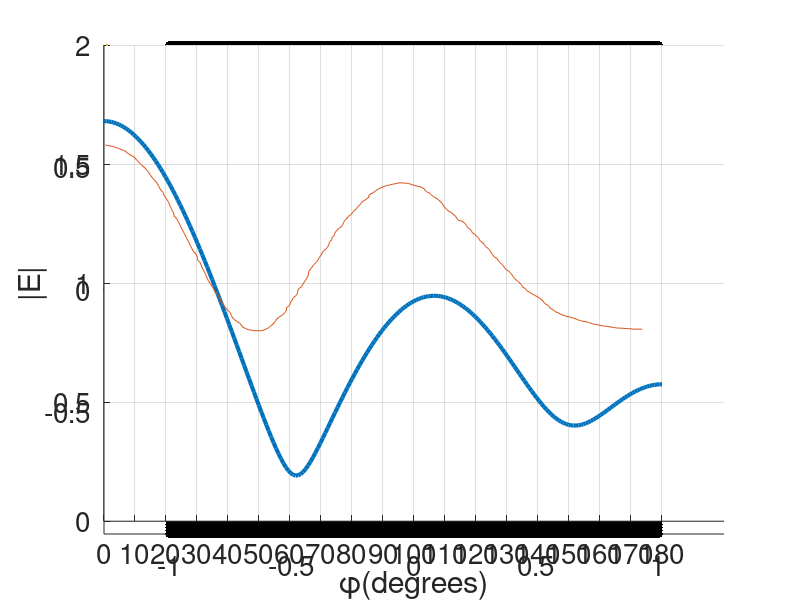

Write MATLAB code to recreate this figure.
clc; clear variables; close all;

%% defining constants
% epsilon0 = 8.853e-12;
epsilonr = 4;           %relative permitivity of the dielectric shell
epsilon = epsilonr;     
theta0 = pi/2;          %angle between z-axis and propagation axis
phi0 = 0;               %angle between x-axis and projection of k on xy plane
lambda = 1;             %wavelength 
E0 = 1;                 %electric field amplitude 
k = 2*pi/lambda;        %wave vector

%% defining the scatterer
shellsize = lambda;     %temporary space to carve out the dielectric shell
N = 150 ;                 %number of pixels in which space is broken
x1    = linspace(-shellsize,shellsize,N);   %x-space of square space
y1    = linspace(-shellsize,shellsize,N);   %y-space of square space
[X Y] = meshgrid(x1,y1);
X     = reshape(X,[(N)^2,1]);           %to generate the coordinate system
Y     = reshape(Y,[(N)^2,1]);           %to generate the coordinate system

%plotting the square space
 scatter(X,Y,'k','filled');
 hold on; grid on; axis('equal');

%carving out dielectric shell from the square space generated by X and Y
t = 0;      %temporary variable to hold index 
for m = 1:(N)^2
    if ((X(m)^2 + Y(m)^2) <= (0.3*lambda)^2) && ((X(m)^2 + Y(m)^2) >= (0.25*lambda)^2)
       t = t + 1; 
       X1(t) = X(m);
       Y1(t) = Y(m);
    end
end

%plotting the dielectric shell
 scatter(X1,Y1,'w','filled');
 grid on; axis('equal'); hold off;
set(gca,'fontsize',20)
%% formulating and solving the problem
a = lambda / 45; %side of the square patch
r = 0.56 * a;    %radius of equivalent circle with same cross section

%forming matrix C in the equation [C][E] = Ei
for m = 1:length(X1)
    for n = 1:length(X1)
        if m == n
            C(m,n) = 1 + ((epsilon - 1) * (1i/2) * (pi * k * r * besselh(1,2,(k * r)) - 2i));
        else
            rho = sqrt((X1(m) - X1(n))^2 + (Y1(m) - Y1(n))^2);
            C(m,n) = (1i * pi * k * r / 2) * (epsilon - 1) * (besselj(1, (k * r))) * (besselh(0,2,(k * rho)));
        end
    end
end

%for Ei vector
alpha = X1 * sin(theta0) * cos(phi0) + Y1 * sin(theta0) * sin(phi0);
Ei = E0 * exp(-1i * k * alpha);     %incident electric field 

%solving matrix equation
E = C\Ei';      %total electric field on the dielectric volume

%% calculating the total field 
phi = linspace(0,pi,228);   %for circular variation around the shell
%rho0 = (0.3*lambda - 0.25*lambda) + 0.25*lambda;
rho0 = 0.5*lambda;          %distance where we want to check the field

%temporary variable 'temp' to store the amplitude of the field
temp = -1i * (pi * k / 2) * sqrt(2i / (pi * k * rho0)) ...
    * exp(-1i * k * rho0) * (epsilon-1) * r * besselj(1,(k * r)) ;
temp1 = cos(phi.')*X1 + sin(phi.')*Y1;  %to hold angular variation
Es = temp * exp(1i * k * temp1) * E;    %required field
Es = flip(abs(Es));                     %absolute value of the complex field

%% plotting the field w.r.t. phi variation
AxesH = axes('XTick',0:10:180, 'NextPlot', 'add');
plot(phi*180/pi,Es,'linewidth',3);
hold on; grid on; set(gca,'fontsize',20)
xlabel('\phi(degrees)');
ylabel('|E|');

%% extracted from richmond figure 3 (reference plot)
import_rr = load('extrd_fig3_rich.mat');
rr = import_rr.rr;
plot(rr(:,1),rr(:,2),linewidth = 2);

%% calculating the error between reference and implemented data
error_vec = Es - rr(:,2);
error = norm(error_vec);
% plot(phi*180/pi,error_vec,linewidth = 2);